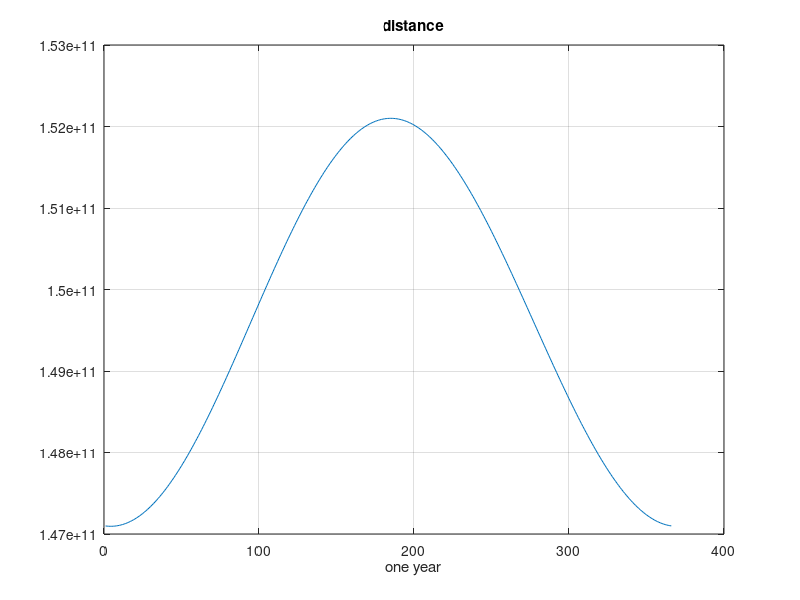
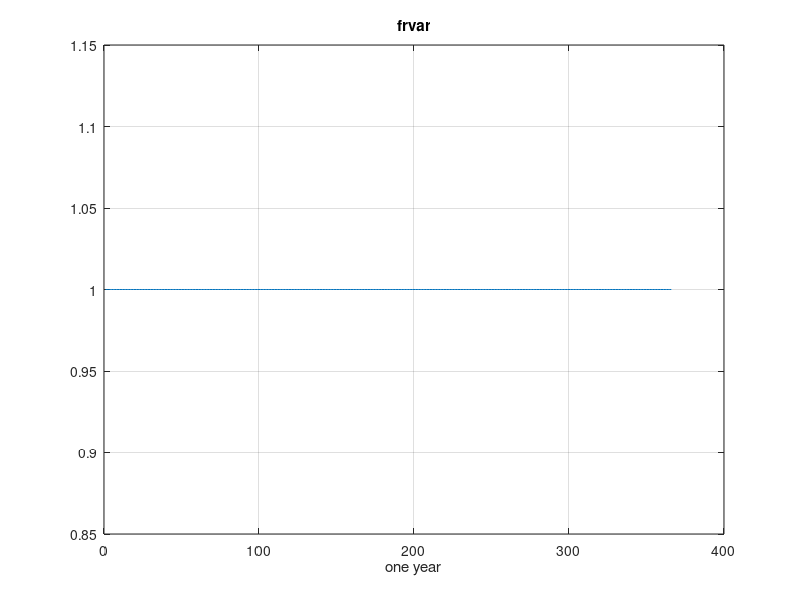

Source code (MATLAB) for these figures, in order:
function [frvar,d]=einst_effect(mjd,icplot)
% EINST_EFFECT  Einstein effect as frequency variation for Earth orbit eccentricity
%   (precision about 1 day)
%
%   mjd     mjd value (days); not present: one year and plots
%
%   frvar   frequency variation factor
%   d       distance

if ~exist('mjd','var')
    mjd=57754:57754+365;
    icplot=1;
end
if ~exist('icplot','var')
    icplot=0;
end

c=299792458;
G=6.67408e-11;
MS=1.98855e30;
rs=2*G*MS/c^2;
MT=5.9726e24;
rT=6372797;
rsT=2*G*MT/c^2;
ecc=0.0167086;

aph=152100000000;
per=147095000000;
UA=149597870700;

einstSol=rs/UA;
einstEarth=rsT/rT;

JD=mjd+2400000.5;
% g=mod(357.53+0.98560028*(JD-2451545.0),360)*pi/180;
% tdb=0.001658*sin(g)+0.000014*sin(2*g);
g=mod(357.53+0.98560028*(JD-2451271.0),360)*pi/180;
d=((aph-per)/2)*(sin(g)+0.0084439*sin(2*g))+(aph+per)/2;
frvar=1-(rs./d-rs/UA);

if icplot==1
    figure,plot(d),grid on,title('distance'),xlabel('one year')
    figure,plot(frvar),grid on,title('frvar'),xlabel('one year')
end